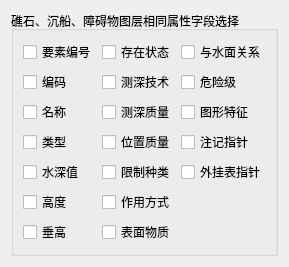
           <widget class="QWidget" name="tab_Layer_H">
            <attribute name="title">
             <string>礁石、沉船、障碍物</string>
            </attribute>
            <layout class="QGridLayout" name="gridLayout_29">
             <item row="0" column="0">
              <widget class="QGroupBox" name="groupBox_H">
               <property name="title">
                <string>礁石、沉船、障碍物图层相同属性字段选择</string>
               </property>
               <layout class="QGridLayout" name="gridLayout_14">
                <item row="0" column="0">
                 <widget class="QCheckBox" name="checkBox_YaoSuBianHao_H">
                  <property name="text">
                   <string>要素编号</string>
                  </property>
                 </widget>
                </item>
                <item row="0" column="1">
                 <widget class="QCheckBox" name="checkBox_CunZaiZhuangTai_H">
                  <property name="text">
                   <string>存在状态</string>
                  </property>
                 </widget>
                </item>
                <item row="0" column="2">
                 <widget class="QCheckBox" name="checkBox_YuShuiMianGuanXi_H">
                  <property name="text">
                   <string>与水面关系</string>
                  </property>
                 </widget>
                </item>
                <item row="1" column="0">
                 <widget class="QCheckBox" name="checkBox_BianMa_H">
                  <property name="text">
                   <string>编码</string>
                  </property>
                 </widget>
                </item>
                <item row="1" column="1">
                 <widget class="QCheckBox" name="checkBox_CeShenJiShu_H">
                  <property name="text">
                   <string>测深技术</string>
                  </property>
                 </widget>
                </item>
                <item row="1" column="2">
                 <widget class="QCheckBox" name="checkBox_WeiXianJi_H">
                  <property name="text">
                   <string>危险级</string>
                  </property>
                 </widget>
                </item>
                <item row="2" column="0">
                 <widget class="QCheckBox" name="checkBox_MingCheng_H">
                  <property name="text">
                   <string>名称</string>
                  </property>
                 </widget>
                </item>
                <item row="2" column="1">
                 <widget class="QCheckBox" name="checkBox_CeShenZhiLiang_H">
                  <property name="text">
                   <string>测深质量</string>
                  </property>
                 </widget>
                </item>
                <item row="2" column="2">
                 <widget class="QCheckBox" name="checkBox_TuXingTeZheng_H">
                  <property name="text">
                   <string>图形特征</string>
                  </property>
                 </widget>
                </item>
                <item row="3" column="0">
                 <widget class="QCheckBox" name="checkBox_LeiXing_H">
                  <property name="text">
                   <string>类型</string>
                  </property>
                 </widget>
                </item>
                <item row="3" column="1">
                 <widget class="QCheckBox" name="checkBox_WeiZhiZhiLiang_H">
                  <property name="text">
                   <string>位置质量</string>
                  </property>
                 </widget>
                </item>
                <item row="3" column="2">
                 <widget class="QCheckBox" name="checkBox_ZhuJiZhiZhen_H">
                  <property name="text">
                   <string>注记指针</string>
                  </property>
                 </widget>
                </item>
                <item row="4" column="0">
                 <widget class="QCheckBox" name="checkBox_ShuiShenZhi_H">
                  <property name="text">
                   <string>水深值</string>
                  </property>
                 </widget>
                </item>
                <item row="4" column="1">
                 <widget class="QCheckBox" name="checkBox_XianZhiZhongLei_H">
                  <property name="text">
                   <string>限制种类</string>
                  </property>
                 </widget>
                </item>
                <item row="4" column="2">
                 <widget class="QCheckBox" name="checkBox_WaiGuaBiaoZhiZhen_H">
                  <property name="text">
                   <string>外挂表指针</string>
                  </property>
                 </widget>
                </item>
                <item row="5" column="0">
                 <widget class="QCheckBox" name="checkBox_GaoDu_H">
                  <property name="text">
                   <string>高度</string>
                  </property>
                 </widget>
                </item>
                <item row="5" column="1">
                 <widget class="QCheckBox" name="checkBox_ZuoYongFangShi_H">
                  <property name="text">
                   <string>作用方式</string>
                  </property>
                 </widget>
                </item>
                <item row="6" column="0">
                 <widget class="QCheckBox" name="checkBox_ChuiGao_H">
                  <property name="text">
                   <string>垂高</string>
                  </property>
                 </widget>
                </item>
                <item row="6" column="1">
                 <widget class="QCheckBox" name="checkBox_BiaoMianWuZhi_H">
                  <property name="text">
                   <string>表面物质</string>
                  </property>
                 </widget>
                </item>
               </layout>
              </widget>
             </item>
            </layout>
           </widget>
